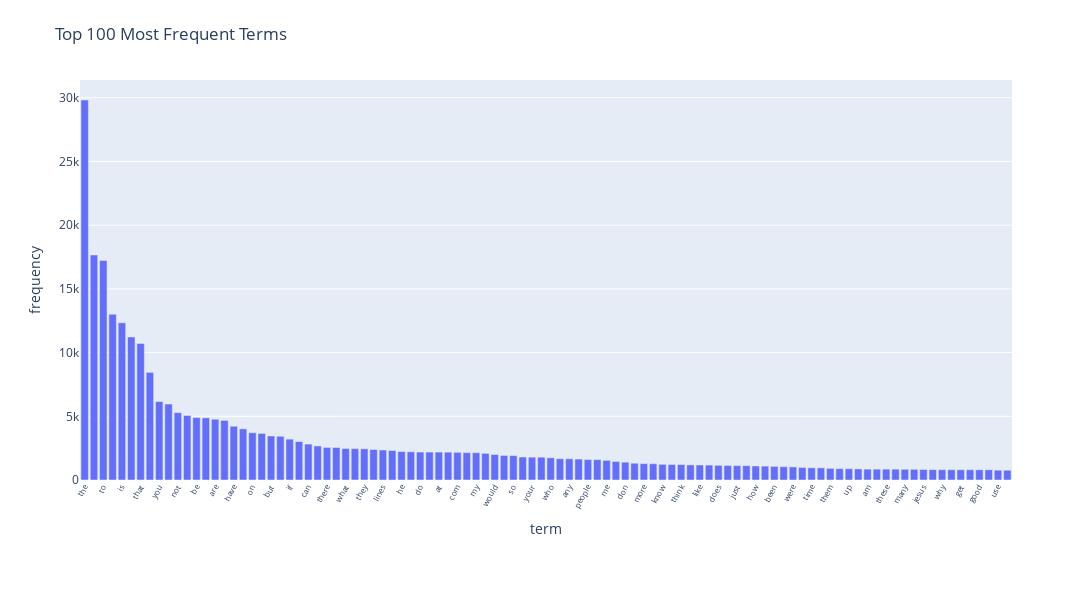

The notebook cell saved with this chart:
### Markdown cell above
### >>> **Exercise 14 (take home):** 
Additionally, you can attempt to sort the terms on the `x-axis` by frequency instead of in alphabetical order. This way the visualization is more meaninfgul and you will be able to observe the so called [long tail](https://en.wikipedia.org/wiki/Long_tail) (get familiar with this term since it will appear a lot in data mining and other statistics courses). see picture below

![alt txt](https://upload.wikimedia.org/wikipedia/commons/thumb/8/8a/Long_tail.svg/1000px-Long_tail.svg.png)

### Code cell
# Answer here
# 目標 : 取前 100 常見的 term 整理成頻率圖表
import numpy as np, pandas as pd, plotly.express as px

# 計算詞頻
term_frequencies = np.asarray(X_counts.sum(axis=0)).ravel()
terms = count_vect.get_feature_names_out()
df_all = pd.DataFrame({"term": terms, "frequency": term_frequencies})

# 取前 100 個常見 term，並依頻率降冪排序
df_top100 = df_all.sort_values("frequency", ascending=False).head(100)

# 畫長條圖（降冪由左到右）
fig = px.bar(
    df_top100.sort_values("frequency", ascending=False), 
    x="term", y="frequency",
    title="Top 100 Most Frequent Terms"
)

fig.update_layout(
    height=600, width=1200,
    xaxis=dict(
        tickangle=300,
        tickfont=dict(size=8)   # 可調整字體大小，避免太擠
    ),
    margin=dict(t=80, b=120)
)

fig.show()

### Figure 1 — Plotly figure (JSON) as saved in the notebook; plotly's stock layout.template omitted (floating-point values rounded to 4 significant figures)
{"data": [{"hovertemplate": "term=%{x}<br>frequency=%{y}<extra></extra>", "legendgroup": "", "marker": {"color": "#636efa", "pattern": {"shape": ""}}, "name": "", "orientation": "v", "showlegend": false, "textposition": "auto", "type": "bar", "x": ["the", "of", "to", "and", "is", "in", "that", "it", "you", "for", "not", "this", "be", "from", "are", "edu", "have", "as", "on", "with", "but", "or", "if", "was", "can", "we", "there", "by", "what", "subject", "they", "an", "lines", "one", "he", "god", "do", "organization", "at", "re", "com", "about", "my", "all", "would", "will", "so", "some", "your", "no", "who", "has", "any", "writes", "people", "which", "me", "article", "don", "his", "more", "other", "know", "when", "think", "their", "like", "university", "does", "out", "just", "only", "how", "also", "been", "than", "were", "then", "time", "because", "them", "posting", "up", "had", "am", "should", "these", "may", "many", "say", "jesus", "see", "why", "us", "get", "very", "good", "believe", "use", "such"], "xaxis": "x", "y": [29825, 17660, 17222, 13017, 12343, 11226, 10723, 8447, 6157, 5962, 5285, 5063, 4898, 4877, 4769, 4675, 4218, 4015, 3709, 3655, 3453, 3432, 3208, 3020, 2818, 2674, 2556, 2548, 2472, 2464, 2448, 2393, 2353, 2312, 2232, 2216, 2193, 2192, 2191, 2186, 2172, 2148, 2143, 2093, 2000, 1925, 1912, 1802, 1793, 1791, 1742, 1671, 1669, 1645, 1604, 1599, 1543, 1453, 1400, 1318, 1286, 1278, 1230, 1215, 1213, 1184, 1177, 1170, 1151, 1142, 1130, 1127, 1100, 1090, 1068, 1045, 1028, 989, 959, 952, 914, 892, 885, 870, 852, 851, 850, 850, 841, 840, 825, 814, 811, 808, 806, 805, 805, 803, 772, 766], "yaxis": "y"}], "layout": {"barmode": "relative", "height": 600, "legend": {"tracegroupgap": 0}, "margin": {"b": 120, "t": 80}, "title": {"text": "Top 100 Most Frequent Terms"}, "width": 1200, "xaxis": {"anchor": "y", "domain": [0, 1], "tickangle": -60, "tickfont": {"size": 8}, "title": {"text": "term"}}, "yaxis": {"anchor": "x", "domain": [0, 1], "title": {"text": "frequency"}}}}
